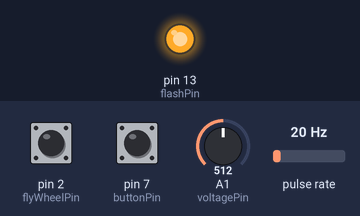
Simulated run of this sketch. Board: Arduino Uno, built with avr-gcc and run on an emulated ATmega328P. Shown: output pins drawn as LEDs (lit = HIGH). Wiring (inferred from the names in the program): pulse sensor: data pin 3. Inputs (shaded band) come from the test bench; at power-on: pulse rate 20 Hz, A1 (voltagePin) = 512, pin 2 (flyWheelPin) HIGH, pin 7 (buttonPin) HIGH. What the sketch prints to the serial monitor is not drawn.

Above: at 1.2 s.
1.3 s: pulse rate (sensor on pin 3) set to 196 Hz
4.3 s: A1 (voltagePin) set to 122
7.3 s: pin 2 (flyWheelPin) pulled LOW for 0.15 s
10.4 s: pin 7 (buttonPin) pulled LOW for 0.15 s
13.5 s: pin 2 (flyWheelPin) pulled LOW for 1 s
17.5 s: A1 (voltagePin) set to 173
20.5 s: A1 (voltagePin) set to 202
Timing chart, 0 to 23.5 s (numbered marks = the images above; inputs shaded):
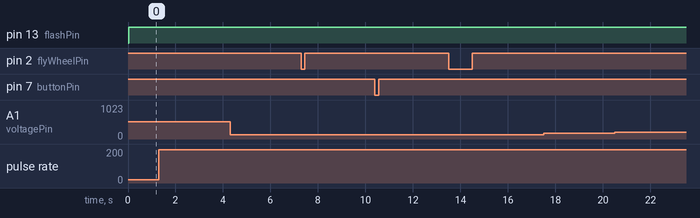

The sketch:

NerfChronos2ArduinoPCI_Motor_Voltage.ino
```cpp
/*

Photo transistor attached to pin 2
Button attached to pin 12

*/


#include <Wire.h> // Enable this line if using Arduino Uno, Mega, etc.
#include <Adafruit_GFX.h>
#include "Adafruit_LEDBackpack.h"

Adafruit_7segment matrix = Adafruit_7segment();

int flashPin = 13;
int sensorPin = 3;        // must be A0 to A5
int buttonPin = 7;         // must be D0 to D7
int voltagePin = A1;
int flyWheelPin = 2;
int shot_count = 0;
long time1_us = 0;         // dart enters gate
long time2_us = 0;         // dart exits gate
long mtr_time1_us = 0;
long mtr_time2_us = 0;
long interval_us;          // flight time between entrance and exit
long interval_total_us = 0;// for calculating average
float dartLength_mm = 72;  // mm
float speed_fps = 0;       // feet per second
float speed_mps = 0;       // meters per second
float speed_mph = 0;       // miles per hour
float ave_fps = 0;         // average feet per second
bool flag = false;         // dart exits gate
int flash_time_ms = 100;   // time to strobe LEDs


void pciSetup(byte pin){
  // https://playground.arduino.cc/Main/PinChangeInterrupt/
  *digitalPinToPCMSK(pin) |= bit (digitalPinToPCMSKbit(pin));  // enable pin
  PCIFR  |= bit (digitalPinToPCICRbit(pin)); // clear any outstanding interrupt
  PCICR  |= bit (digitalPinToPCICRbit(pin)); // enable interrupt for the group
}


void setup() {
  // pin setup
  pinMode(flashPin, OUTPUT);
  pinMode(sensorPin, INPUT);  // should have external pull-up or use INPUT_PULLUP
  pinMode(buttonPin, INPUT_PULLUP);
  pinMode(flyWheelPin, INPUT_PULLUP);
  pinMode(voltagePin, INPUT);

  attachInterrupt(digitalPinToInterrupt(sensorPin), sensor_interrupt, CHANGE);
  attachInterrupt(digitalPinToInterrupt(flyWheelPin), flywheel_interrupt, FALLING);
  //attachInterrupt(buttonPin, button_interrupt, FALLING);
  //pciSetup(sensorPin);
  pciSetup(buttonPin);
  //pciSetup(flyWheelPin);

  // intialize display (if attached)
  //matrix.begin(0x70);
  // matrix.setBrightness(10); // Sets the display brightness with a value between 0 and 15
  int voltValue = analogRead(voltagePin);
  float voltage = voltValue / 1023.0 * 5 * 11;

  // Open serial coms to console
  Serial.begin(9600);
  Serial.print("Nerf Chronos, voltage = ");
  Serial.println(voltage);
  Serial.println("Shot, time(s), fps, V, rpm");

}


void sensor_interrupt(){
  if (digitalRead(sensorPin)) { // LOW if dart present
    time1_us = micros();
  }
  else {                        // dart exit
    time2_us = micros();
    flag = true;
  }
}


void flywheel_interrupt(){
    mtr_time2_us = mtr_time1_us;
    mtr_time1_us = micros();
}


void button_interrupt(){        // reset shot count (clip reload)
  shot_count = 0;
  speed_fps = 0;
  interval_total_us = 0;
  digitalWrite(flashPin, LOW);
}


ISR (PCINT1_vect) { // handle pin change interrupt for A0 to A5 here
  if (digitalRead(sensorPin)) { // LOW if dart present
    mtr_time2_us = time1_us;
    mtr_time1_us = micros();
    //flag = true;
  }
}


ISR (PCINT2_vect) { // handle pin change interrupt for D0 to D7 here
  if (!digitalRead(buttonPin)){
    shot_count = 0;
    speed_fps = 0;
    interval_total_us = 0;
  }
}


void loop() {
  if (flag){ // dart has exited gate
    digitalWrite(flashPin, HIGH);   // begin strobe
    shot_count += 1;
    interval_us = time2_us - time1_us;
    speed_fps = dartLength_mm / interval_us / 25.4 / 12 * 1E+6;               // feet per second
    speed_mps = dartLength_mm / interval_us / 1000 * 1E+6;                    // meter per second
    speed_mph = dartLength_mm / interval_us / 25.4 / 12 * 1E+6 / 5280 * 3600; // miles per hour

    // figure out average (shifting to ms)
    interval_total_us += interval_us;
    //ave_fps = dartLength_mm / (interval_total_us / shot_count) / 25.4 / 12 * 1E+6;

    int mtr_interval_us = mtr_time1_us - mtr_time2_us;
    int rpm = 1E+6 * 60 / mtr_interval_us;

    int voltValue = analogRead(voltagePin);
    float voltage = voltValue / 1023.0 * 5 * 11;

    if (speed_fps > 0){
      Serial.print(shot_count);
      Serial.print(", ");
      //Serial.print(interval_us);
      //Serial.print(", ");
      Serial.print(millis() / 1000.0);
      Serial.print(", ");
      Serial.print(speed_fps, 1);
      Serial.print(", ");
      Serial.print(voltage, 2);
      Serial.print(", ");
      Serial.println(rpm, 1);
      //Serial.println(" rpm");
    }
    else{ // bad data?
      Serial.println(interval_us);
    }
    flag = false; // reset gate
  }

  /*
  // flash dashes until first shot, then alternate between speed and shot count
  if ((millis() / 1000 ) % 2){ // modulo operation to find if second is odd (true) or even (false)
    if(speed_fps ==0){  // need to write directly to segments to get dash
      matrix.writeDigitRaw(0, B1000000);
      matrix.writeDigitRaw(1, B1000000);
      matrix.writeDigitRaw(3, B1000000);
      matrix.writeDigitRaw(4, B1000000);
    }
    else{ // pick units of measure to display, comment out others
      matrix.print(speed_fps, 1);
      //matrix.print(speed_mps, 1);
      //matrix.print(speed_mph, 1);
    }
  }
  else{                    // even seconds
    if(speed_fps == 0){
      matrix.clear();      // clear dashes
    }
    else{
      matrix.print(shot_count);
    }
  }
  matrix.writeDisplay();
  */

  if ((micros() - time2_us) > flash_time_ms * 1000){  // turn off stobe
    digitalWrite(flashPin, LOW);
  }
}
```
